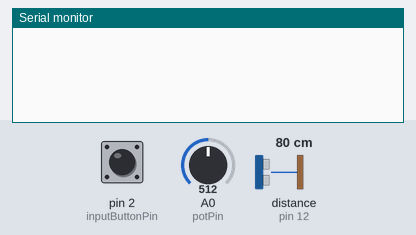
A sketch run on a simulated Arduino Uno, built with avr-gcc and run on an emulated ATmega328P. On the bench: the last lines printed to the serial monitor. The inputs (shaded band) are chosen by the test bench; at power-on: pin 2 (inputButtonPin) LOW, A0 (potPin) = 512, distance to the obstacle (sensor on pin 12) 80 cm. The echo pulse lasts 58.3 µs per cm.

Above: at 1.2 s.
1.3 s: pin 2 (inputButtonPin) pulled HIGH for 1 s
At 3.4 s:
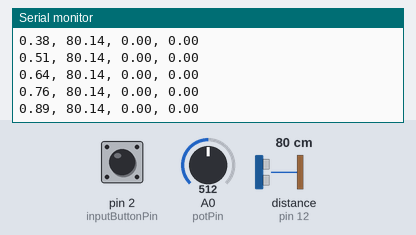
3.8 s: pin 2 (inputButtonPin) pulled HIGH for 1 s
At 5.5 s:
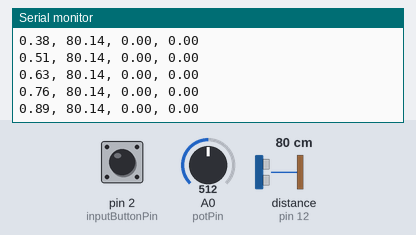
Timing chart, 0 to 7.0 s (numbered marks = the images above; inputs shaded):
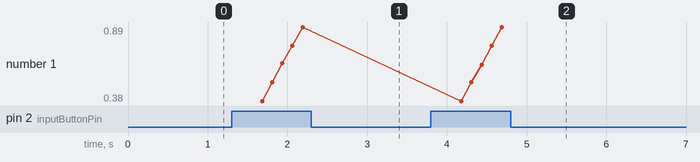

The sketch:

sketch_distance_measurement_v2.ino
```cpp
#include <EEPROM.h>
int decimalprec=2; //Ακρίβεια δεκαδικών ψηφίων στην εμφάνιση
int inputButtonPin=2; //Push Button input pin
int potPin = A0; // Potentiometer output connected to analog pin 0
int potVal = 0; // Variable to store the input from the potentiometer
int rythm=10; //The delay of sampling in miliseconds
int startstop=0; //if startstop=0
unsigned long currentTime;

int echoPin = 12; // Echo Pin
int trigPin = 13; // Trigger Pin
int maximumRange = 200; // Maximum range needed
int minimumRange = 0; // Minimum range needed
long duration; // Διάρκεια για να υπολογιστεί η απόσταση
float distance, prevDistance; // Απόσταση, Προηγούμενη Απόσταση για να υπολογιστεί η ταχύτητα
unsigned long startMillis; // Ο χρόνος έναρξης της συλλογής δεδομένων (που πατήθηκε το push button)
unsigned long elapsed; //Ο χρόνος (milliseconds) που πέρασε από την έναρξη συλλογής των τιμών (που πατήθηκε το push button)
unsigned long prevelapsed; //Η προηγούμενη τιμή του χρόνου (milliseconds) για να υπολογιστεί η ταχύτητα
float speed; //H ταχύτητα
float prevspeed; //H προηγούμενη τιμή της ταχύτητας (cm/sec) για τον υπολογισμό της επιτάχυνσης
float acceleration; // Επιτάχυνση
unsigned long count; // Μετρητής των επαναλήψεων

// ====== ΝΕΟ: Εξομάλυνση (moving average) ======
// Αντί να υπολογίζουμε v και a από 2 διαδοχικές, "ακατέργαστες" μετρήσεις απόστασης
// (πολύ ευαίσθητο στον θόρυβο του HC-SR04, βλ. εξήγηση παρακάτω), κρατάμε ένα μικρό
// "παράθυρο" πρόσφατων μετρήσεων απόστασης και δουλεύουμε πάνω στον μέσο όρο τους.
const int WINDOW = 5;              // μέγεθος παραθύρου εξομάλυνσης (δοκιμάστε 3-7)
float distBuffer[WINDOW];          // κυκλικός buffer με τις τελευταίες WINDOW μετρήσεις
int bufIndex = 0;                  // επόμενη θέση εγγραφής στο buffer
int bufCount = 0;                  // πόσες έγκυρες τιμές υπάρχουν ακόμα στο buffer (<= WINDOW)

float smoothDistance(float newDist) {
  // Προσθήκη της νέας μέτρησης στο κυκλικό buffer
  distBuffer[bufIndex] = newDist;
  bufIndex = (bufIndex + 1) % WINDOW;
  if (bufCount < WINDOW) bufCount++;

  // Μέσος όρος των έγκυρων τιμών του buffer
  float sum = 0;
  for (int i = 0; i < bufCount; i++) sum += distBuffer[i];
  return sum / bufCount;
}
// ================================================

void setup() {
  // put your setup code here, to run once:
  pinMode(inputButtonPin,INPUT);
  pinMode(trigPin, OUTPUT);
  pinMode(echoPin, INPUT);
  Serial.begin(9600);
  startMillis = millis(); // Αρχικοποίηση που μετρά την 1η τιμή του χρόνου από την έναρξη του προγράμματος
}

void loop() {
  // put your main code here, to run repeatedly:

  if (digitalRead(inputButtonPin) == HIGH) { //if the button is pushed
    if (startstop==0) {
      count=0; //Αρχικοποίηση του μετρητή των επαναλήψεων (κάθε φορά που πατάω το κουπί αρχικοποιείται)

      prevDistance=0; //Αρχικοποίηση της προηγούμενης τιμής της απόστασης
      prevelapsed=0; //Αρχικοποίηση της προηγούμενης τιμής του χρόνου
      prevspeed=0; // Αρχικοποίηση της προηγούμενης τιμής της ταχύτητας
      bufIndex=0;      // ΝΕΟ: καθαρισμός buffer εξομάλυνσης σε κάθε νέα εκκίνηση μέτρησης
      bufCount=0;      // ΝΕΟ
    }
    startstop=1;

    count=count+1; //Αύξηση του μετρητή για την αγνόηση των πρώτων μετρήσεων

    digitalWrite(trigPin, LOW);
    delayMicroseconds(2);
    digitalWrite(trigPin, HIGH);
    delayMicroseconds(10);
    digitalWrite(trigPin, LOW);
    duration = pulseIn(echoPin, HIGH);
    currentTime = millis(); // Αποθήκευση του χρόνου που πέρασε από την εκκίνηση

    float rawDistance = duration/58.2; //Ακατέργαστη απόσταση (cm) από τον αισθητήρα. Ή (0.034cm/μs ταχύτητα ήχου στους 20C) distance=0.034*duration/2;

    if (rawDistance >= maximumRange || rawDistance <= minimumRange){
      Serial.println("Εκτός ορίων");
      delay(100);
    }
    else {

      // ΝΕΟ: φιλτράρισμα ακραίων τιμών (spike rejection) πριν την εξομάλυνση.
      // Αν η νέα μέτρηση διαφέρει υπερβολικά από την προηγούμενη (π.χ. >15cm
      // σε ένα μόνο βήμα δειγματοληψίας), πιθανότατα είναι σφάλμα ανάκλασης
      // του υπερήχου και όχι πραγματική μετατόπιση του αμαξιδίου — την αγνοούμε.
      const float MAX_JUMP_CM = 15.0;
      if (bufCount > 0 && abs(rawDistance - prevDistance) > MAX_JUMP_CM) {
        // αγνοούμε αυτό το δείγμα, δεν ενημερώνουμε prevDistance/prevelapsed
        delay(rythm);
        return;
      }

      distance = smoothDistance(rawDistance); // ΝΕΟ: χρησιμοποιούμε την εξομαλυμένη τιμή

      elapsed = (millis() - startMillis);  //ο χρόνος που πέρασε σε σχέση με τον χρόνο έναρξης

      // Υπολογισμός και εκτύπωση της ταχύτητας
      float ds=distance-prevDistance; //διαφορά απόστασης σε centimeters
      float dt=elapsed-prevelapsed; // διαφορά χρόνου σε milliseconds
      speed=(float)(ds/dt)*1000.0; // Υπολογισμός της ταχύτητας Πολλάπλασιάζω με το 1000 για να γίνει η μετατροπή σε cm/sec
      float dv=speed-prevspeed; //διαφορά ταχύτητας (cm/sec)
      acceleration=(float)(dv/dt)*1000.0; //Υπολογισμός της επιτάχυνσης cm/sec^2

      if (count >3) { //Εάν περάσουμε τις 3 πρώτες μετρήσεις τότε να εκτυπώνει για να υπολογίζεται η επιτάχυνση σωστά
        Serial.print(elapsed/1000.0,decimalprec); //εκτύπωση του χρόνου σε sec decimalprec=ακρίβεια δεκαδικών ψηφίων

        // Εκτύπωση της απόστασης
        Serial.print(", ");
        Serial.print(distance,decimalprec);

        // Εκτύπωση της ταχύτητας
        Serial.print(", ");
        Serial.print(speed,decimalprec);

        // Εκτύπωση της επιτάχυνσης
        Serial.print(", ");
        Serial.println(acceleration,decimalprec);

        if (count>10) { //Εαν ξεπεράσουμε το 10 το ξαναβαζουμε στο 10 για να μην προκαλέσουμε stack overflow για την μεταβλητη count
          count=10;
        }

      }
      delay(rythm);

      prevDistance=distance; //Ανανέωση της τιμής της προηγούμενης τιμής της απόστασης
      prevelapsed=elapsed; //Ανανέωση της τιμής της προηγούμενης τιμής του χρόνου
      prevspeed=speed;  //Ανανέωση της τιμής της προηγούμενης τιμής της ταχύτητας

    };
    //Καθυστέρηση πριν την επόµενη ανάγνωση
    delay(rythm);
  }
  else //Εάν το push button δεν είναι πατημένο τότε ρύθμισε τον ρυθμό δειγματοληψίας
  {
    startstop=0;
    potVal = analogRead(potPin);   // Διάβασε την τιμή που δίνει το ποτενσιόμετρο στο input pin
    int step = map(potVal, 0, 1023, 1, 5);    // Μετατροπή σε 1 - 5
    rythm = step * 20;                      // Πολλαπλάσια του 5 (5 - 50)

    startMillis = millis();
  }

}
```

Measured:
- after the input at 1.3 s, the serial monitor: prints a new line after 0.38 s (image 1)
- after the input at 3.8 s, the serial monitor: prints a new line after 0.64 s (image 2)
